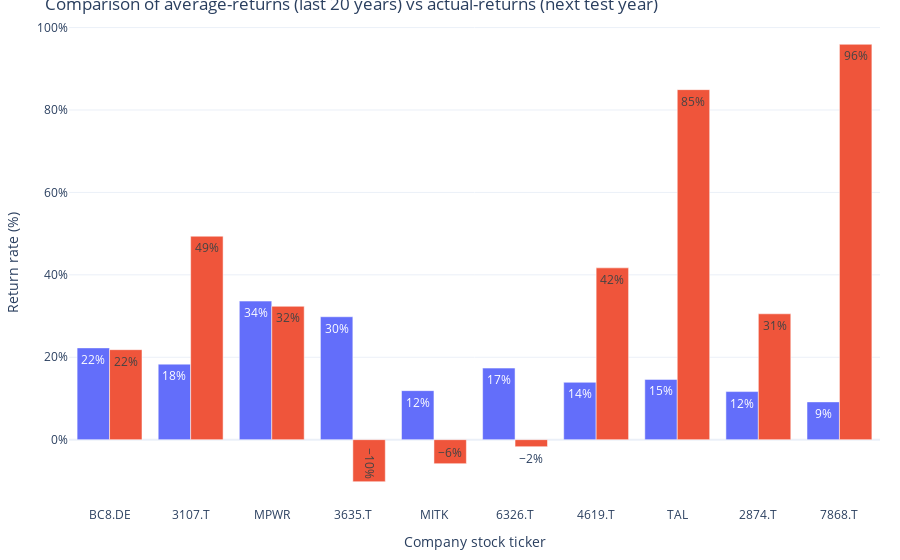

Write notebook code for a chart like this one.
### Markdown cell above
### Average returns vs Returns last 12 months

### Code cell
importlib.reload(plots)
importlib.reload(mpt_utils)
importlib.reload(variables)

df_view_20y = mpt_utils.generate_overview_table(weights_all_20y, mu_20y, S_20y, df_pct, format_nr=False)
plots.plot_diff(df_view_20y.index.tolist(), df_view_20y['Average Returns'].values, df_view_20y['Return Last 12 Months'].values)

### Figure 1 — Plotly figure (JSON) as saved in the notebook; plotly's stock layout.template omitted (floating-point values rounded to 4 significant figures)
{"data": [{"alignmentgroup": "True", "hovertemplate": "Return Type=Average Return (%)<br>Ticker=%{x}<br>Return (%)=%{y}<extra></extra>", "legendgroup": "Average Return (%)", "marker": {"color": "#636efa", "pattern": {"shape": ""}}, "name": "Average Return (%)", "offsetgroup": "Average Return (%)", "orientation": "v", "showlegend": true, "textposition": "auto", "texttemplate": "%{y}", "x": ["BC8.DE", "3107.T", "MPWR", "3635.T", "MITK", "6326.T", "4619.T", "TAL", "2874.T", "7868.T"], "xaxis": "x", "y": [0.2227, 0.1833, 0.3363, 0.2983, 0.119, 0.1737, 0.1392, 0.1463, 0.1167, 0.0917], "yaxis": "y", "type": "bar"}, {"alignmentgroup": "True", "hovertemplate": "Return Type=Actual Return (Next Year) (%)<br>Ticker=%{x}<br>Return (%)=%{y}<extra></extra>", "legendgroup": "Actual Return (Next Year) (%)", "marker": {"color": "#EF553B", "pattern": {"shape": ""}}, "name": "Actual Return (Next Year) (%)", "offsetgroup": "Actual Return (Next Year) (%)", "orientation": "v", "showlegend": true, "textposition": "auto", "texttemplate": "%{y}", "x": ["BC8.DE", "3107.T", "MPWR", "3635.T", "MITK", "6326.T", "4619.T", "TAL", "2874.T", "7868.T"], "xaxis": "x", "y": [0.2184, 0.4937, 0.3236, -0.102, -0.0582, -0.017, 0.4169, 0.8494, 0.3054, 0.9594], "yaxis": "y", "type": "bar"}], "layout": {"xaxis": {"anchor": "y", "domain": [0.0, 1.0], "title": {"text": "Company stock ticker"}}, "yaxis": {"anchor": "x", "domain": [0.0, 1.0], "title": {"text": "Return rate (%)"}, "tickformat": ".0%"}, "legend": {"title": {"text": "Return Type"}, "tracegroupgap": 0}, "title": {"text": "Comparison of average-returns (last 20 years) vs actual-returns (next test year)"}, "barmode": "group", "margin": {"l": 20, "r": 20, "t": 20, "b": 20}, "showlegend": false}}
